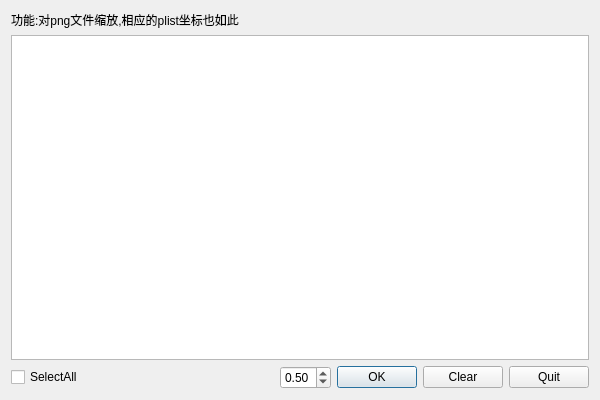
<?xml version="1.0" encoding="UTF-8"?>
<ui version="4.0">
 <class>QPngScaleDialog</class>
 <widget class="QDialog" name="QPngScaleDialog">
  <property name="geometry">
   <rect>
    <x>0</x>
    <y>0</y>
    <width>600</width>
    <height>400</height>
   </rect>
  </property>
  <property name="windowTitle">
   <string>PngScaleDialog</string>
  </property>
  <layout class="QGridLayout" name="gridLayout">
   <item row="0" column="0">
    <layout class="QVBoxLayout" name="verticalLayout">
     <item>
      <widget class="QLabel" name="label">
       <property name="text">
        <string>功能:对png文件缩放,相应的plist坐标也如此</string>
       </property>
       <property name="textFormat">
        <enum>Qt::PlainText</enum>
       </property>
       <property name="wordWrap">
        <bool>true</bool>
       </property>
      </widget>
     </item>
     <item>
      <widget class="QListWidget" name="listWidget"/>
     </item>
     <item>
      <layout class="QHBoxLayout" name="horizontalLayout">
       <item>
        <widget class="QCheckBox" name="selectAll">
         <property name="text">
          <string>SelectAll</string>
         </property>
        </widget>
       </item>
       <item>
        <spacer name="horizontalSpacer">
         <property name="orientation">
          <enum>Qt::Horizontal</enum>
         </property>
         <property name="sizeHint" stdset="0">
          <size>
           <width>148</width>
           <height>20</height>
          </size>
         </property>
        </spacer>
       </item>
       <item>
        <widget class="QDoubleSpinBox" name="doubleSpinBox">
         <property name="maximum">
          <double>1.000000000000000</double>
         </property>
         <property name="singleStep">
          <double>0.010000000000000</double>
         </property>
         <property name="value">
          <double>0.500000000000000</double>
         </property>
        </widget>
       </item>
       <item>
        <widget class="QPushButton" name="ok">
         <property name="text">
          <string>OK</string>
         </property>
        </widget>
       </item>
       <item>
        <widget class="QPushButton" name="clear">
         <property name="text">
          <string>Clear</string>
         </property>
        </widget>
       </item>
       <item>
        <widget class="QPushButton" name="quit">
         <property name="text">
          <string>Quit</string>
         </property>
        </widget>
       </item>
      </layout>
     </item>
    </layout>
   </item>
  </layout>
 </widget>
 <resources/>
 <connections/>
</ui>
